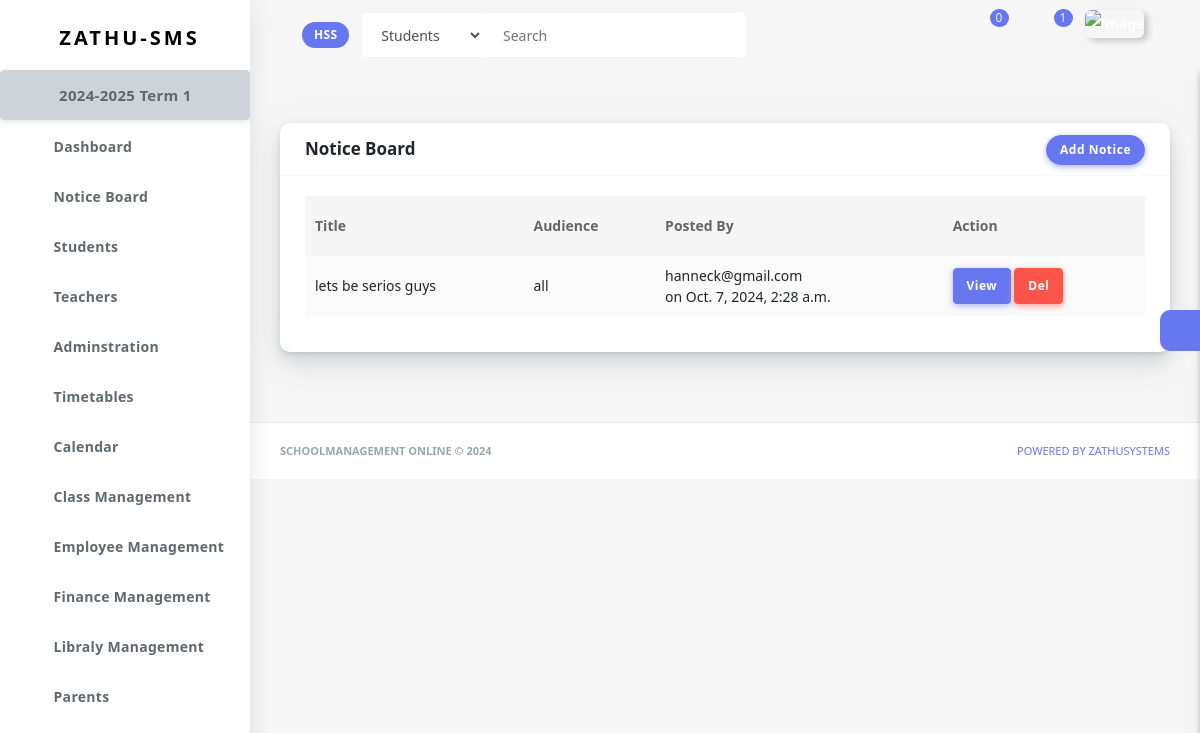
Page /notices-board-40b1d377-6656-44b4-9429-142e877d579a/ (signed in) on the committed database.
### schooladminstration/models.py (models this page shows)
class Institution(models.Model):
    institution_name=models.CharField(max_length=50)
    id=models.CharField(primary_key=True, max_length=100, blank=True, unique=True, default=uuid.uuid4)
    user=models.ForeignKey(get_user_model(), on_delete=models.CASCADE, related_name='institution', blank=True, null=True, default=None)
    name_of_head=models.CharField(max_length=50, null=True, blank=True, default=None)
    name_of_principal=models.CharField(max_length=50, null=True, blank=True, default=None)
    name_of_registrar=models.CharField(max_length=50, null=True, blank=True, default=None)
    phone=models.CharField(max_length=50, null=True, blank=True)
    country=models.CharField(max_length=50, null=True, blank=True)
    city=models.CharField(max_length=50, null=True, blank=True)
    tried_subscription=models.BooleanField(default=False)
    created_at = models.DateTimeField(default=timezone.now, null=True, blank=True)
    edu=(
        ('primary education', 'Primary Education'),
        ('secondary education', 'Secondary Education'),
        ('tertialy education', 'Tertiary Education'),
    )
    edu_offer=models.CharField(max_length=20, choices=edu)
    def __str__(self):
        return self.institution_name

### school_calendar/models.py (models this page shows)
class AcademicYear(models.Model):
    institution=models.ForeignKey(Institution, on_delete=models.CASCADE, related_name='academic_year')
    year=models.CharField(max_length=9, help_text='e.g 2024-2025')
    start_date=models.DateField(help_text='starting date of this academic year')
    end_date=models.DateField(help_text='ending date of this academic year')
    date=models.DateField(auto_now_add=True)
    closed=models.BooleanField(default=False)
    def __str__(self):
        return f'{self.year}'

class Term(models.Model):
    institution=models.ForeignKey(Institution, on_delete=models.CASCADE, related_name='terms')
    academic_year=models.ForeignKey(AcademicYear, on_delete=models.CASCADE, related_name='terms')
    title=models.CharField(max_length=50, help_text='e.g Term 1/Semister 2')
    start_date=models.DateField(help_text='starting date of this term/semister')
    end_date=models.DateField(help_text='ending date of this Term/Semister')
    date=models.DateField(auto_now_add=True)
    closed=models.BooleanField(default=False)
    def __str__(self):
        return f'{self.title}'

### notifications/models.py (models this page shows, shortened)
class Notice(models.Model):
    school=models.ForeignKey(Institution, on_delete=models.CASCADE, null=True, blank=True, default=None, related_name='notices')
    title = models.CharField(max_length=255)
    content = models.TextField()
    created_at = models.DateTimeField(default=timezone.now)
    updated_at = models.DateTimeField(auto_now=True)
    posted_by = models.ForeignKey(get_user_model(), on_delete=models.CASCADE, related_name="posted_notices", default=None)
    audience = models.CharField(max_length=100, choices=[('all', 'All'), ('teachers', 'Teachers'), ('students', 'Students'), ('parents', 'Parents')])
    class Meta:
        ordering = ['-created_at']

### accounts/models.py (models this page shows, shortened)
class CustomUser(AbstractUser):
    username=None
    email=models.EmailField(_('email address'), unique=True)
    last_seen = models.DateTimeField(null=True, blank=True, default=None)
    USERNAME_FIELD='email'
    REQUIRED_FIELDS=[]
    objects=CustomUserManager()

### main/views.py (the view, shortened to what this page needs)
# urls.py: path('notices-board-<uuid:school_id>/', notice_board, name='notice_board'),
def notice_board(request, school_id):
    if is_approved_account(request): pass
    else: return redirect('main:un_approved', school_id)
    institution=get_institution(request, school_id)
    notes=Notice.objects.filter(school=institution).order_by('-created_at')
    form=NoticeForm()
    cont={
        'form':form,
        'notices':notes,
        'school_id':school_id,
        'institution':institution
    }
    return render(request,'templates/notifications/notice_board.html', cont)

### notifications/forms.py
class NoticeForm(forms.ModelForm):
    class Meta:
        model = Notice
        fields = ['title', 'audience', 'content']
        widgets = {
            'content': forms.Textarea(attrs={'rows': 5}),
        }
    def __init__(self, *args, **kwargs):
        super(NoticeForm, self).__init__(*args, **kwargs)
        self.fields['title'].widget.attrs.update({'class':'form-control'})
        self.fields['audience'].widget.attrs.update({'class':'form-control'})
        self.fields['content'].widget.attrs.update({'class':'form-control'})

### chatapp/context_processors.py (called while the page is built)
def chat_global_data(request):
    chats=None
    if request.user.is_authenticated:
        chats=Chat.objects.filter(users=(request.user)).order_by('-udated_at')
        counter_chats=Chat.objects.filter(users=(request.user)).order_by('-udated_at')[:6]
        counter=0
        for chat in counter_chats:
            messages=chat.chat_messages.filter(receiver=request.user, seen=False)
            if messages:
                counter+=1
                continue
        return {'counter_chats':counter_chats, 'chats': chats, 'counter':counter}
    return {'mkkk': chats}

### chatapp/models.py (called while the page is built)
    def unseen_msgs(self):
        msgs=self.chat_messages.filter(seen=False)
        if msgs:
            return msgs.last()
        return None

### landing_page/context_processors.py (called while the page is built)
def global_data(request):
    ins=SystemFeature.objects.all()[0:5]
    return {'featuress': ins, }

### main/templatetags/custom_filter.py (called while the page is built)
@register.filter
def first_letters(value):
    value = str(value)
    return ''.join([word[0] for word in value.split() if word]).upper()

### main/templatetags/timeago_filters.py (called while the page is built)
@register.filter
def timeago(value):
    if not isinstance(value, datetime.datetime):
        return value
    now_time = now()
    delta = now_time - value
    seconds = delta.total_seconds()
    minutes = seconds / 60
    hours = minutes / 60
    days = hours / 24
    weeks = days / 7
    months = days / 30
    years = days / 365
    if seconds < 60:
        return f"{int(seconds)}s"
    elif minutes < 60:
        return f"{int(minutes)}m"
    elif hours < 24:
        return f"{int(hours)}h"
    elif days < 7:
        return f"{int(days)}d"
    elif weeks < 4:
        return f"{int(weeks)}w"
    elif months < 12:
        return f"{int(months)}mo"
    else:
        return f"{int(years)}y"

### main/utils.py (called while the page is built)
def get_institution(request, school_id):
    istitution=get_object_or_404(Institution, id=school_id)
    return istitution

def is_admin(request):
    try:
        institution=get_object_or_404(Institution, user=request.user)
        if institution:
            return True
    except:
        return False

### templates/templates/notifications/notice_board.html (shortened to what this page needs)
{% extends 'templates/main/base.html' %}
{% block content %}
<section class="section">
<div class="section-body">
<div class="row">
    <div class="col-12">
      <div class="card">
        <div class="card-header">
            <h4 class="d-inline">Notice Board</h4>
            <div class="card-header-action">
              <button id="show_modal" type="button" class="btn btn-primary" data-toggle="modal" data-target="#exampleModal">
                Add Notice
              </button>
            </div>
        </div>
        <div class="card-body">
          <div class="table-responsive">
            <table class="table table-striped table-hover" id="save-stage" style="width:100%;">
              <thead>
                <tr>
                  <th>Title</th>
                  <th>Audience</th>
                  <th>Posted By</th>
                  <th>Action</th>
                </tr>
              </thead>
              <tbody>
                {% for note in notices %}
                <tr class="{% if employee.needs_attention %} bg-warning {% endif %}">
                  <td>{{note.title}}</td>
                  <td>{{note.audience}}</td>
                  <td>{{note.posted_by}} <br>
                        on {{note.created_at}}
                  </td>
                  <td><a href="" class="btn btn-primary">View</a> <a href="#" class="btn btn-danger">Del</a></td>
                </tr>
                {% endfor %}
              </tbody>
            </table>
          </div>
        </div>
      </div>
    </div>
    </div>
  </div>
</div>
{% endblock %}

### templates/templates/main/header.html (shortened to what this page needs)
{% load static %}
{% load timeago_filters %}
{% load custom_filter %}
   <div class="navbar-bg"></div>
      <nav class="navbar navbar-expand-lg main-navbar sticky">
        <div class="form-inline mr-auto">
          <ul class="navbar-nav mr-3">
            <li><a href="#" data-toggle="sidebar" class="nav-link nav-link-lg
									collapse-btn"> </a></li>
            <li><a href="{% url 'accounts:school_p' %}" class="nav-link nav-link-lg">
                <span class="badge badge-primary"><span class="text-white">{{institution|first_letters}}</span> </span>
              </a></li>
            <li>
              <form class="form-inline mr-auto" action="{% url 'search:search' school_id %}">
                <div class="search-element">
                  <select class="form-control" name="category" id="">
                    <option value="students">Students</option>
                  </select>
                  <input class="form-control" type="search" {% if q %} value="{{q}}" {% endif %} name="q" placeholder="Search" aria-label="Search" data-width="200">
                  <button class="btn" type="submit">
                    <i class="fas fa-search"></i>
                  </button>
                </div>
              </form>
            </li>
          </ul>
        </div>
        <ul class="navbar-nav navbar-right">
          <li class="dropdown dropdown-list-toggle"><a href="#" data-toggle="dropdown"
              class="nav-link nav-link-lg message-toggle">
              <span class="badge headerBadge1">
                {{counter}} </span> </a>
          </li>
          <li class="dropdown dropdown-list-toggle">
            <a href="#" data-toggle="dropdown"
              class="nav-link nav-link-lg notification-toggle message-toggle">
              <i data-feather="bell" class="bell"></i>
              <span class="badge headerBadge1">
                {{n_counter}}
              </span>
            </a>
          </li>
          <li class="dropdown"><a href="#" data-toggle="dropdown"
              class="nav-link dropdown-toggle nav-link-lg nav-link-user"> <img alt="image" src="{% static 'assets/img/user.png' %}"
                class="user-img-radious-style"> </a>
          </li>
          <li class="dropdown">
            <a href="#" data-toggle="dropdown"
            class="nav-link dropdown-toggle nav-link-lg nav-link-user">
          </a>
        </li>
        </ul>
      </nav>

### templates/templates/main/sidebar.html (shortened to what this page needs)
{% load static %}
<div class="main-sidebar sidebar-style-2">
        <aside id="sidebar-wrapper">
          <div class="sidebar-brand">
            <a href=""> <img alt="" src="{% static 'assets/img/logo.png' %}" class="header-logo" /> <span
                class="logo-name">Zathu-SMS</span>
            </a>
          </div>
          <ul class="sidebar-menu">
            <li class="dropdown">
              <a href="{% url 'school_calendar:calendar_list' school_id %}" style="font-size: 15px; font-weight: 70px;" class="btn btn-secondary"> {{institution.academic_year.last}} {{institution.academic_year.last.terms.last|title}} </a>
            </li>
            <li class="dropdown">
              <a href="{% url 'main:dashboard' school_id %}" class="nav-link"><span>Dashboard</span></a>
            </li>
            <li class="dropdown">
              <a href="{% url 'main:notice_board' school_id %}" class="nav-link"><span>Notice Board</span></a>
            </li>
            <li class="dropdown">
              <a href="{% url 'student:students' school_id %}" class="nav-link"><span>Students</span></a>
            </li>
            <li class="dropdown">
              <a href="{% url 'teacher:teachers' school_id %}" class="nav-link"><span>Teachers</span></a>
            </li>
            <li class="dropdown">
              <a href="#" class="menu-toggle nav-link has-dropdown"><span>Adminstration</span></a>
            </li>
            <li class="dropdown">
              <a href="#" class="menu-toggle nav-link has-dropdown"><span>Timetables</span></a>
            </li>
            <li class="dropdown">
              <a href="#" class="menu-toggle nav-link has-dropdown"><span>Calendar</span></a>
            </li>
            <li class="dropdown">
              <a href="#" class="menu-toggle nav-link has-dropdown"><span>Class Management</span></a>
            </li>
            <li class="dropdown">
              <a href="#" class="menu-toggle nav-link has-dropdown"><span>Employee Management</span></a>
            </li>
            <li class="dropdown">
              <a href="#" class="menu-toggle nav-link has-dropdown"><span>Finance Management</span></a>
            </li>
            <li class="dropdown">
              <a href="#" class="menu-toggle nav-link has-dropdown"><span>Libraly Management</span></a>
            </li>
            <li class="dropdown">
              <a href="{% url 'school_admin:parents' school_id %}" class="nav-link"><span>Parents</span></a>
            </li>
           <br><br><br>
          </ul>
        </aside>
      </div>

### rows in the picture
Institution: institution_name "HSS", academic_year.last "2024-2025", academic_year.last.terms.last "Term 1"
Notice: title "lets be serios guys", audience "all", posted_by "hanneck@gmail.com", created_at "Oct. 7, 2024, 2:28 a.m."

### other values in the picture
{{ counter }} "0"
{{ n_counter }} "1"
